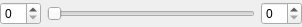
<?xml version="1.0" encoding="UTF-8"?>
<ui version="4.0">
 <class>RangeWidget</class>
 <widget class="QWidget" name="RangeWidget">
  <property name="geometry">
   <rect>
    <x>0</x>
    <y>0</y>
    <width>302</width>
    <height>27</height>
   </rect>
  </property>
  <property name="sizePolicy">
   <sizepolicy hsizetype="Expanding" vsizetype="Fixed">
    <horstretch>0</horstretch>
    <verstretch>0</verstretch>
   </sizepolicy>
  </property>
  <property name="windowTitle">
   <string>SliderSpinBoxWidget</string>
  </property>
  <layout class="QGridLayout" name="GridLayout">
   <property name="margin">
    <number>0</number>
   </property>
   <item row="0" column="0">
    <widget class="QSpinBox" name="MinimumSpinBox"/>
   </item>
   <item row="0" column="1">
    <widget class="RangeSlider" name="Slider">
     <property name="orientation">
      <enum>Qt::Horizontal</enum>
     </property>
    </widget>
   </item>
   <item row="0" column="2">
    <widget class="QSpinBox" name="MaximumSpinBox"/>
   </item>
  </layout>
 </widget>
 <customwidgets>
  <customwidget>
   <class>RangeSlider</class>
   <extends>QSlider</extends>
   <header>rangeSlider.h</header>
  </customwidget>
 </customwidgets>
 <resources/>
 <connections/>
</ui>
